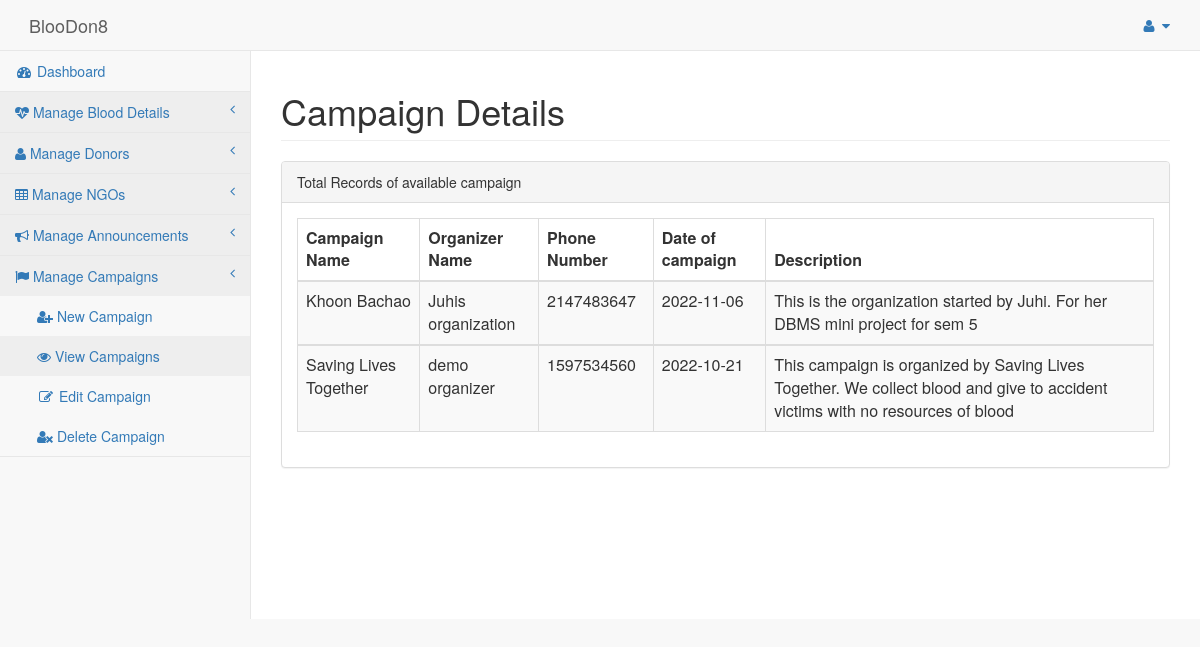
Screenshot of /admin/viewcampaign.php with the database file from the repository.
### tables this page shows
CREATE TABLE IF NOT EXISTS `campaigndb` (
`id` int(11) NOT NULL,
  `cname` varchar(50) NOT NULL,
  `oname` varchar(50) NOT NULL,
  `phn` int(10) NOT NULL,
  `cdate` date NOT NULL,
  `descp` text NOT NULL
);

### admin/viewcampaign.php (the view, shortened to what this page needs)
<html>
<head>
<link href="../vendor/bootstrap/css/bootstrap.min.css" rel="stylesheet">
<link href="../vendor/metisMenu/metisMenu.min.css" rel="stylesheet">
<link href="../dist/css/sb-admin-2.css" rel="stylesheet">
<link href="../vendor/font-awesome/css/font-awesome.min.css" rel="stylesheet" type="text/css">
<link rel="stylesheet" href="../icofont/icofont.min.css">
</head>
<body>
<div id="wrapper">
<?php include 'includes/nav.php'?>
<div id="page-wrapper">
<div class="container-fluid">
<div class="row">
<div class=".col-lg-12">
               <h1 class="page-header">Campaign Details</h1>
                </div>
  </div>
				<div class="row">
                        <div class=".col-lg-12">
                            <div class="panel panel-default">
                                <div class="panel-heading">
                                    Total Records of available campaign
                                </div>
								 <div class="panel-body">
                                    <div class="table-responsive">
									<table class="table table-striped table-bordered table-hover" id="dataTables-example">
									<?php
						include "dbconnect.php";
						$qry="select * from campaigndb";
						$result=mysqli_query($conn,$qry);
						echo"
						<thead>
						<tr>
						<th>Campaign Name</th>
						<th>Organizer Name</th>
						<th>Phone Number</th>
						<th>Date of campaign</th>
						<th>Description</th>
					</tr>
						</thead>";
						while($row=mysqli_fetch_array($result)){
						  echo"<tbody>
						  <tr>
						  <td>".$row['cname']."</td>
						  <td>".$row['oname']."</td>
						  <td>".$row['phn']."</td>
						  <td>".$row['cdate']."</td>
						  <td>".$row['descp']."</td>
						</tr>
						</tbody>";
						}
						?>
						</table>
				</div>
				</div>
		</div>
		</div>
		</div>
		</div>
		</div>
</div>
</body>
</html>

### rows the page displays
campaigndb: cname "Khoon Bachao", oname "Juhis organization", phn "2147483647", cdate "2022-11-06", descp "This is the organization started by Juhi. For her DBMS mini project for sem 5"
campaigndb: cname "Saving Lives Together", oname "demo organizer", phn "1597534560", cdate "2022-10-21", descp "This campaign is organized by Saving Lives Together. We collect blood and give to accident victims with no resources of blood"
